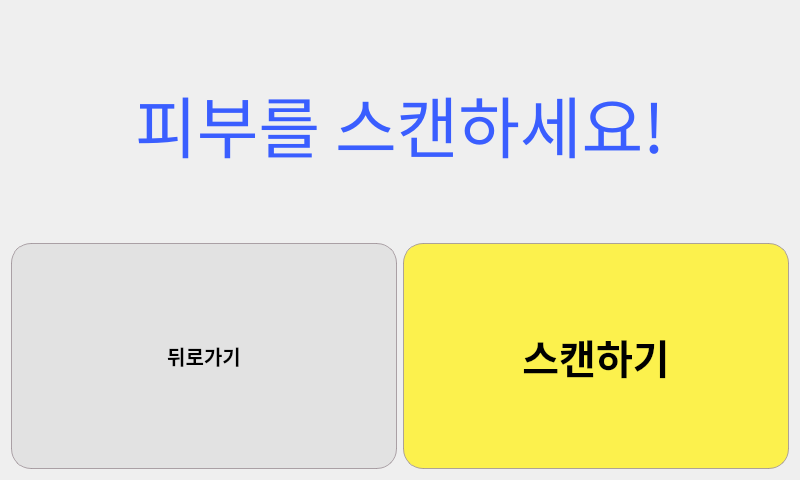
<?xml version="1.0" encoding="UTF-8"?>
<ui version="4.0">
 <class>Form</class>
 <widget class="QWidget" name="Form">
  <property name="geometry">
   <rect>
    <x>0</x>
    <y>0</y>
    <width>800</width>
    <height>480</height>
   </rect>
  </property>
  <property name="font">
   <font>
    <family>Arial Black</family>
   </font>
  </property>
  <property name="windowTitle">
   <string>Form</string>
  </property>
  <layout class="QGridLayout" name="gridLayout" rowstretch="1,1" columnstretch="0,0" rowminimumheight="0,0" columnminimumwidth="0,0">
   <item row="1" column="1">
    <widget class="QPushButton" name="pushButton">
     <property name="sizePolicy">
      <sizepolicy hsizetype="Preferred" vsizetype="Expanding">
       <horstretch>0</horstretch>
       <verstretch>0</verstretch>
      </sizepolicy>
     </property>
     <property name="font">
      <font>
       <family>맑은 고딕</family>
       <pointsize>30</pointsize>
       <weight>75</weight>
       <bold>true</bold>
      </font>
     </property>
     <property name="styleSheet">
      <string notr="true">QPushButton{

	background-color: rgba(255, 241, 36, 0.8);
	border-radius: 20px;
	border-color: rgb(155, 142, 149, 0.8);	
	border-style : solid;
	border-width : 0.5px;
}</string>
     </property>
     <property name="text">
      <string>스캔하기</string>
     </property>
    </widget>
   </item>
   <item row="1" column="0">
    <widget class="QPushButton" name="pushButton_2">
     <property name="sizePolicy">
      <sizepolicy hsizetype="Minimum" vsizetype="Expanding">
       <horstretch>0</horstretch>
       <verstretch>0</verstretch>
      </sizepolicy>
     </property>
     <property name="font">
      <font>
       <family>맑은 고딕</family>
       <pointsize>15</pointsize>
       <weight>75</weight>
       <bold>true</bold>
      </font>
     </property>
     <property name="styleSheet">
      <string notr="true">QPushButton {
	border-radius: 20px;
	background-color : rgba(222,222, 222, 0.8);
	border-color: rgb(155, 142, 149, 0.8);	
	border-style : solid;
	border-width : 0.5px;
}
</string>
     </property>
     <property name="text">
      <string>뒤로가기</string>
     </property>
    </widget>
   </item>
   <item row="0" column="0" colspan="2">
    <widget class="QLabel" name="label">
     <property name="font">
      <font>
       <family>한컴 훈민정음 가로쓰기</family>
       <pointsize>50</pointsize>
       <weight>50</weight>
       <bold>false</bold>
      </font>
     </property>
     <property name="layoutDirection">
      <enum>Qt::LeftToRight</enum>
     </property>
     <property name="styleSheet">
      <string notr="true">color : rgb(58, 94, 255);
</string>
     </property>
     <property name="text">
      <string>피부를 스캔하세요!</string>
     </property>
     <property name="alignment">
      <set>Qt::AlignCenter</set>
     </property>
    </widget>
   </item>
  </layout>
 </widget>
 <resources/>
 <connections/>
</ui>
